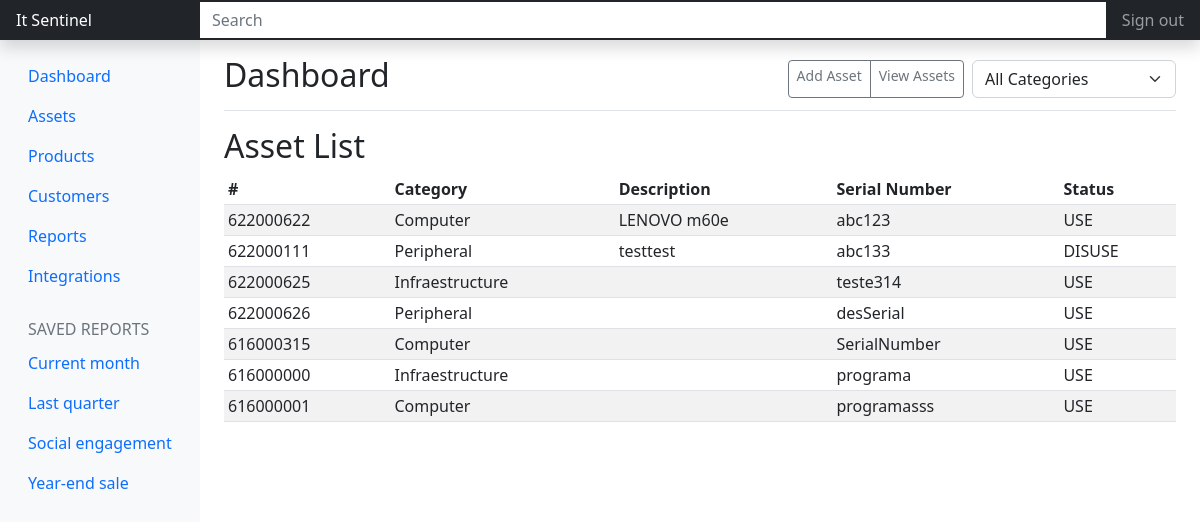
The app's page /assets/list/All/ with its own data.
### assetsapp/models.py (models this page shows, shortened)
class Asset(models.Model):
    asset_number = models.CharField(primary_key=True, max_length=9, unique=True)
    asset_category = models.ForeignKey('AssetCategory', on_delete=models.PROTECT)
    description = models.CharField(max_length=255, blank=True)
    serial_number = models.CharField(max_length=100, unique=True)
    location = models.CharField(max_length=50)
    status = models.CharField(max_length=9, choices = STATUS, default="USE")
    purchase_date = models.DateField()
    warranty_expiry_date = models.DateField()

class AssetCategory(models.Model):
    name = models.CharField(max_length=100, unique=True)

### assetsapp/views.py (the view)
# urls.py: path('list/<str:category>/', AssetListView.as_view(), name='asset_list'),
class AssetListView(ListView):
    model = Asset
    template_name = 'assetsapp/dashboard.html'
    context_object_name = 'assets'
    def get_queryset(self):
        category_name = self.kwargs.get('category', None)
        if category_name:
            if category_name == 'All':
                return Asset.objects.all()
            else:
                category = get_object_or_404(AssetCategory, name=category_name)
                return Asset.objects.filter(asset_category=category)
        return Asset.objects.all()
    def get_context_data(self, **kwargs):
        context = super().get_context_data(**kwargs)
        context['asset_categories'] = AssetCategory.objects.all()
        return context

### templates/assetsapp/dashboard.html (shortened to what this page needs)
{% extends "base.html" %}
{% load static %}
{% block content %}
<div class="d-flex justify-content-between flex-wrap flex-md-nowrap align-items-center pt-3 pb-2 mb-3 border-bottom">
  <h1 class="h2">Dashboard</h1>
  <div class="btn-toolbar mb-2 mb-md-0">
      <div class="btn-group me-2">
        <a type="button" class="btn btn-sm btn-outline-secondary" href="{% url 'add_assets' %}">Add Asset</a>
        <a type="button" class="btn btn-sm btn-outline-secondary" href="{% url 'asset_list' category='All' %}">View Assets</a>
      </div>
      <div class="btn-group">
          <select class="form-select" id="id_asset_category" name="asset_category" required>
            <option value="">All Categories</option>
          </select>
      </div>
  </div>
</div>
  <h2>Asset List</h2>
  <div class="table-responsive">
    <table class="table table-striped table-sm">
      <thead>
        <tr>
          <th scope="col">#</th>
          <th scope="col">Category</th>
          <th scope="col">Description</th>
          <th scope="col">Serial Number</th>
          <th scope="col">Status</th>
        </tr>
      </thead>
      <tbody>
        {% for asset in assets|slice:":20" %}
          <tr>
            <td>{{ asset.asset_number }}</td>
            <td>{{ asset.asset_category.name }}</td>
            <td>{{ asset.description }}</td>
            <td>{{ asset.serial_number }}</td>
            <td>{{ asset.status }}</td>
          </tr>
        {% endfor %}
      </tbody>
    </table>
  </div>
{% endblock %}

### records on screen
Asset: asset_number "622000622", asset_category.name "Computer", description "LENOVO m60e", serial_number "abc123", status "USE"
Asset: asset_number "622000111", asset_category.name "Peripheral", description "testtest", serial_number "abc133", status "DISUSE"
Asset: asset_number "622000625", asset_category.name "Infraestructure", serial_number "teste314", status "USE"
Asset: asset_number "622000626", asset_category.name "Peripheral", serial_number "desSerial", status "USE"
Asset: asset_number "616000315", asset_category.name "Computer", serial_number "SerialNumber", status "USE"
Asset: asset_number "616000000", asset_category.name "Infraestructure", serial_number "programa", status "USE"
Asset: asset_number "616000001", asset_category.name "Computer", serial_number "programasss", status "USE"
